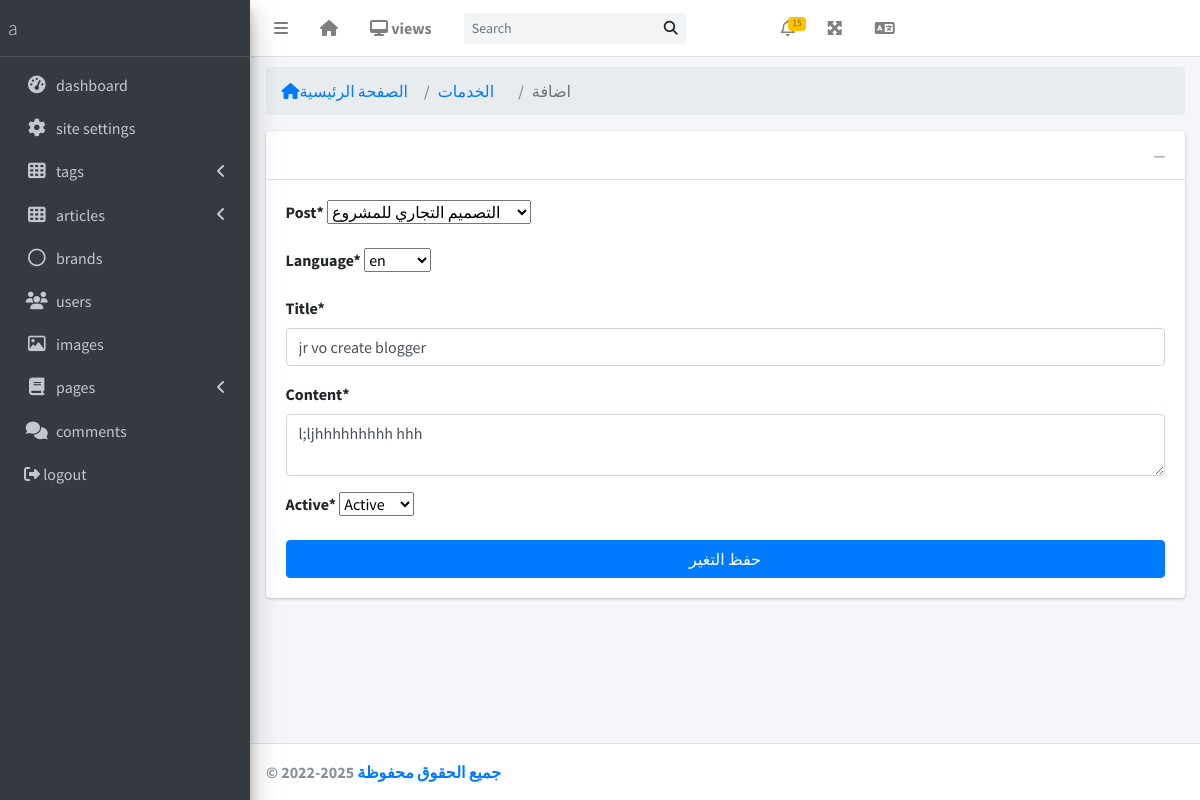
/en/dashboard/post/update/translation/3/ (signed in), run on the app's committed database.
### post/models.py (models this page shows, shortened)
class PostLanguage(models.Model):
    post = models.ForeignKey(Post, on_delete=models.CASCADE, related_name='post_lang', verbose_name=_('post'))
    title = models.CharField(_('title'), max_length=100)
    content = models.TextField(_('content'), max_length=4000)
    language = models.ForeignKey(Language, on_delete=models.PROTECT, related_name='posts_lan', verbose_name=_('language'))
    active = models.BooleanField(_('active'), default=True, choices=active_field_choices)

class Post(models.Model):
    author = models.ForeignKey(User, on_delete=models.CASCADE, verbose_name=_('author'))
    title = models.CharField(_('title'), max_length=100)
    content = models.TextField(_('content'), max_length=4000)
    image = models.ImageField(_('image'), upload_to=upload_image, blank=False, null=True)
    created_at = models.DateTimeField(_('created at'), auto_now=True)
    updated_at = models.DateTimeField(_('updated at'), auto_now_add=True)
    published_at = models.DateTimeField(_('published at'), default=now)
    views_count = models.IntegerField(_('views count'), null=True, blank=True, default=0, editable=False)
    language = models.ForeignKey(Language, on_delete=models.PROTECT, related_name='posts', verbose_name=_('language'), null=True, blank=True)
    active = models.BooleanField(_('active'), default=True, choices=active_field_choices)
    slug = models.SlugField(null=True, blank=True, unique=True, max_length=100, allow_unicode=True)
    class Meta:
        ordering = ('-published_at', )
    def __str__(self):
        return self.title

### dashboard/views.py (the view)
# urls.py: path('post/update/translation/<int:pk>/', views.post_language_update, name='post_language_update'),
@user_passes_test(lambda u: u.is_superuser)
def post_language_update(request, pk ):
    formm = PostLanguage.objects.get(id=pk)
    if request.method == "POST":
        form = PostLanguageForm(request.POST, request.FILES, instance=formm)
        if form.is_valid():
            form.save()
            messages.success(request, f' لقد تم حفظ التعديل بنجاح')
            return HttpResponseRedirect('/dashboard/translation')
    else:
        form = PostLanguageForm(instance=formm)
    context={
        'form':form,
    }
    return render(request, 'dashboard/post/post_form.html', context)

### dashboard/forms.py
class PostLanguageForm(forms.ModelForm):
    class Meta:
        model = PostLanguage
        fields = ('post', 'language','title', 'content', 'active')
    def __init__(self, *args, **kwargs):
        super().__init__(*args, **kwargs)
        self.fields['title'].widget.attrs = {
            'placeholder':_('Write your title here')
        }
        self.fields['content'].widget.attrs = {
            'placeholder':_('Write content here')
        }

### post/models.py (called while the page is built)
    def __str__(self):
        return self.code

### website/context_processors.py (called while the page is built)
def navbar_categories(request):
    information_site = InformaionSite.objects.all()
    return {'information_site':information_site,}

### dashboard/templates/dashboard/post/post_form.html (shortened to what this page needs)
{% extends 'layouts/base.html' %}
{% load crispy_forms_tags %}
{% load static %}
{% block body %}
    <div class="content-wrapper">
      <section class="content">
        <div class="container-fluid">
          <div class="row ">
            <div class="col-md-12" style="margin-top: 10px;">
                <ol class="breadcrumb ">
                  <li class="breadcrumb-item"><a href="{% url 'dashboard:home' %}"><i class="nav-icon fas fa-home"></i>الصفحة الرئيسية</a></li>
                  <li class="breadcrumb-item"><a href="{% url 'dashboard:posts' %}">الخدمات</a></li>
                  <li class="breadcrumb-item active">اضافة</li>
                </ol>
                <div class="card ">
                    <div class="card-header">
                        <div class="card-tools">
                          <button type="button" class="btn btn-tool" data-card-widget="collapse" title="Collapse">
                              <i class="fas fa-minus"></i>
                          </button>
                        </div>
                    </div>
                    <div class="card-body">
                      <form action="" method="post" enctype="multipart/form-data">
                              <div class="row">
                                  <div class="col-md-12">
                                    <div class="form-group">
                                        {{form|crispy}}
                                    </div>
                                  </div>
                                  <div class="col-12">
                                      <button type="submit" class="btn btn-primary btn-block">حفظ التغير </button>
                                  </div>
                              </div>
                      </form>
                    </div>
                </div>
            </div>
          </div>
        </div>
      </section>
    </div>
{% endblock body %}

### templates/includes/sidenav.html (shortened to what this page needs)
{% load i18n %}
{% load static %}
  <aside class="main-sidebar sidebar-dark-primary elevation-4">
    <a href="{% url 'dashboard:profile' %}" class="brand-link">
      <span class="brand-text font-weight-light">{{user.username}}</span>
    </a>
    <div class="sidebar">
      <nav class="mt-2">
        <ul class="nav nav-pills nav-sidebar flex-column" data-widget="treeview" role="menu" data-accordion="false">
            <li class="nav-item has-treeview">
            <a href="{% url 'dashboard:home' %}" class="nav-link">
              <i class="nav-icon fas fa-tachometer-alt"></i>
              <p>    {% trans 'dashboard' %} </p>
            </a>
          </li>
          <li class="nav-item has-treeview">
            <a href="{% url 'dashboard:informaion_site'  %}" class="nav-link">
              <i class="nav-icon fas fa-cog fa-fw"></i>
              <p>{% trans 'site settings' %}  </p>
            </a>
          </li>
          <li class="nav-item has-treeview">
            <a href="{% url 'dashboard:services' %}" class="nav-link">
              <i class="nav-icon fas fa-th"></i>
              <p>
                <i class="right fas fa-angle-left"></i>
                   {% trans 'tags' %}
              </p>
            </a>
          </li>
          <li class="nav-item has-treeview">
            <a href="{% url 'dashboard:posts' %}" class="nav-link">
              <i class="nav-icon fas fa-th"></i>
              <p>
                <i class="right fas fa-angle-left"></i>
                   {% trans 'articles' %}
              </p>
            </a>
          </li>
          <li class="nav-item">
            <a href="{% url 'dashboard:brands'  %}" class="nav-link">
              <i class="far fa-circle nav-icon"></i>
              <p> {% trans 'brands' %}</p>
            </a>
          </li>
          <li class="nav-item">
            <a href="{% url 'dashboard:accounts'  %}" class="nav-link">
              <i class=" nav-icon fas fa-users"></i>
              <p> {% trans 'users' %} </p>
            </a>
          </li>
          <li class="nav-item">
            <a href="{% url 'dashboard:gallery' %}" class="nav-link">
              <i class="nav-icon far fa-image"></i>
              <p>
                  {% trans 'images' %}
              </p>
            </a>
          </li>
          <li class="nav-item has-treeview menu--open">
            <a href="#" class="nav-link ">
              <i class="nav-icon fas fa-book"></i>
              <p>
                 {% trans 'pages' %}
                <i class="right fas fa-angle-left"></i>
                </p>
            </a>
         </li>
         <li class="nav-item">
          <a href="{% url 'dashboard:comments'  %}" class="nav-link">
            <i class=" nav-icon fas fa-comments"></i>
            <p> {% trans 'comments' %} </p>
          </a>
        </li>
          <li class="nav-item has-treeview">
            <a href="{% url 'logout' %}" class="nav-link">
              <i class="fas fa-sign-out-alt"></i>
              <p>
                  {% trans 'logout' %}
              </p>
            </a>
          </li>
        </ul>
      </nav>
    </div>
  </aside>

### data on the page
PostLanguage: post "التصميم التجاري للمشروع", language "en", content "l;ljhhhhhhhhh hhh", active "Active"
Post: title "jr vo create blogger"

### other printed values
{{ user.username }} "a"
